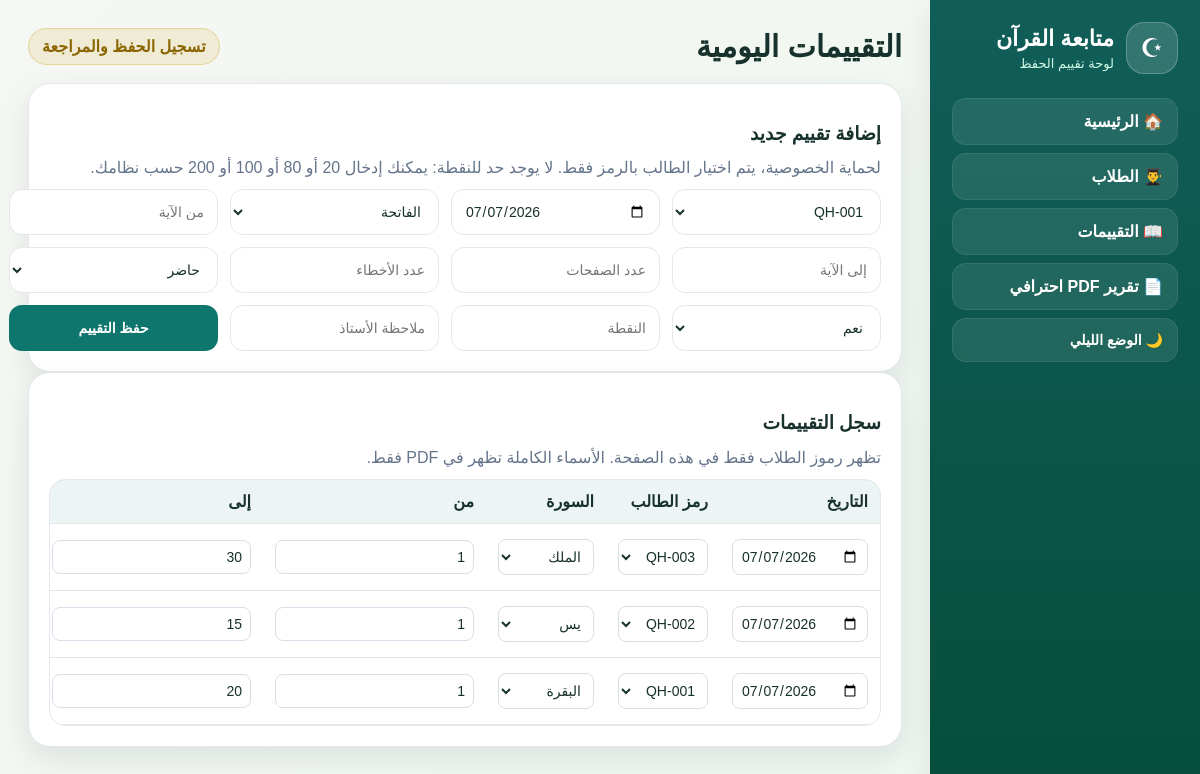
Screenshot of /evaluations with the database file from the repository.
### tables this page shows
CREATE TABLE evaluations (
        id INTEGER PRIMARY KEY AUTOINCREMENT,
        student_id INTEGER NOT NULL,
        eval_date TEXT NOT NULL,
        surah TEXT NOT NULL,
        ayat_from TEXT,
        ayat_to TEXT,
        pages REAL DEFAULT 0,
        mistakes INTEGER DEFAULT 0,
        attendance TEXT DEFAULT 'حاضر',
        revision TEXT DEFAULT 'نعم',
        note REAL DEFAULT 0,
        remark TEXT,
        FOREIGN KEY(student_id) REFERENCES students(id)
    );

CREATE TABLE students (
        id INTEGER PRIMARY KEY AUTOINCREMENT,
        student_code TEXT UNIQUE,
        full_name TEXT NOT NULL,
        age INTEGER,
        level TEXT,
        phone_guardian TEXT,
        created_at TEXT DEFAULT CURRENT_DATE
    );

### app.py (the view)
@app.get("/evaluations", response_class=HTMLResponse)
def evaluations_page(request: Request):
    return templates.TemplateResponse(request, "evaluations.html", {
        "students": get_students(),
        "evaluations": get_evaluations(),
        "today": str(date.today()),
        "performance_label": performance_label,
        "surahs": SURAH_NAMES
    })

### templates/evaluations.html (shortened to what this page needs)
{% extends "base.html" %}
{% block content %}
<header class="page-header"><h1>التقييمات اليومية</h1><span class="status-pill">تسجيل الحفظ والمراجعة</span></header>
<section class="panel">
    <h3>إضافة تقييم جديد</h3>
    <p class="hint">لحماية الخصوصية، يتم اختيار الطالب بالرمز فقط. لا يوجد حد للنقطة: يمكنك إدخال 20 أو 80 أو 100 أو 200 حسب نظامك.</p>
    <form method="post" action="/evaluations/add" class="form wide">
        <select name="student_id" required>
            {% for s in students %}<option value="{{ s.id }}">{{ s.student_code }}</option>{% endfor %}
        </select>
        <input name="eval_date" type="date" value="{{ today }}" required>
        <select name="surah" required>
            {% for surah in surahs %}<option>{{ surah }}</option>{% endfor %}
        </select>
        <input name="ayat_from" placeholder="من الآية">
        <input name="ayat_to" placeholder="إلى الآية">
        <input name="pages" type="number" step="0.5" placeholder="عدد الصفحات">
        <input name="mistakes" type="number" placeholder="عدد الأخطاء">
        <select name="attendance"><option>حاضر</option><option>غائب</option></select>
        <select name="revision"><option>نعم</option><option>لا</option></select>
        <input name="note" type="number" step="0.25" placeholder="النقطة">
        <input name="remark" placeholder="ملاحظة الأستاذ">
        <button>حفظ التقييم</button>
    </form>
</section>
<section class="panel">
    <h3>سجل التقييمات</h3>
    <p class="hint">تظهر رموز الطلاب فقط في هذه الصفحة. الأسماء الكاملة تظهر في PDF فقط.</p>
    <div class="table-wrap">
        <table>
            <thead><tr><th>التاريخ</th><th>رمز الطالب</th><th>السورة</th><th>من</th><th>إلى</th><th>الصفحات</th><th>الأخطاء</th><th>الحضور</th><th>المراجعة</th><th>النقطة</th><th>ملاحظة</th><th>تعديل</th><th>حذف</th></tr></thead>
            <tbody>
            {% for e in evaluations %}
                <tr>
                    <form method="post" action="/evaluations/edit/{{ e.id }}">
                        <td><input name="eval_date" type="date" value="{{ e.eval_date }}" required></td>
                        <td>
                            <select name="student_id" required>
                                {% for s in students %}
                                    <option value="{{ s.id }}" {% if s.id == e.student_id %}selected{% endif %}>{{ s.student_code }}</option>
                                {% endfor %}
                            </select>
                        </td>
                        <td>
                            <select name="surah" required>
                                {% for surah in surahs %}<option {% if surah == e.surah %}selected{% endif %}>{{ surah }}</option>{% endfor %}
                            </select>
                        </td>
                        <td><input name="ayat_from" value="{{ e.ayat_from or '' }}"></td>
                        <td><input name="ayat_to" value="{{ e.ayat_to or '' }}"></td>
                    </form>
                </tr>
            {% else %}
                <tr><td colspan="13">لا توجد تقييمات بعد.</td></tr>
            {% endfor %}
            </tbody>
        </table>
    </div>
</section>
{% endblock %}

### templates/base.html (shortened to what this page needs)
<!DOCTYPE html>
<html lang="ar" dir="rtl">
<head>
    <link rel="stylesheet" href="/static/style.css">
</head>
<body>
    <aside class="sidebar">
        <div class="brand">
            <div class="logo">☪</div>
            <div>
                <h2>متابعة القرآن</h2>
                <p>لوحة تقييم الحفظ</p>
            </div>
        </div>
        <nav>
            <a href="/" class="nav-link">🏠 الرئيسية</a>
            <a href="/students" class="nav-link">👨‍🎓 الطلاب</a>
            <a href="/evaluations" class="nav-link">📖 التقييمات</a>
            <a href="/report/pdf" class="nav-link">📄 تقرير PDF احترافي</a>
        </nav>
        <button id="themeToggle" class="theme-btn" type="button">🌙 الوضع الليلي</button>
    </aside>
    <main class="content">
        {% block content %}{% endblock %}
    </main>
</body>
</html>

### static/style.css (style rules this page uses)
:root { --bg:#f5f7f2;--card:#ffffff;--text:#17312c;--muted:#667085;--primary:#0f766e;--primary2:#115e59;--gold:#d7a72f;--danger:#dc2626;--shadow:0 12px 30px rgba(15,23,42,.09);--border:#e4e7ec }
* { box-sizing:border-box }
body { margin:0;font-family:Tahoma,Arial,sans-serif;background:linear-gradient(135deg,var(--bg),#eef7f1);color:var(--text);min-height:100vh }
.sidebar { position:fixed;right:0;top:0;width:270px;height:100vh;background:linear-gradient(180deg,var(--primary2),#064e3b);color:white;padding:22px;box-shadow:var(--shadow);z-index:10 }
.brand { display:flex;gap:12px;align-items:center;margin-bottom:24px }
.logo { width:52px;height:52px;border-radius:18px;background:rgba(255,255,255,.15);display:grid;place-items:center;font-size:26px;border:1px solid rgba(255,255,255,.22) }
.brand h2 { margin:0;font-size:22px }
.brand p { margin:4px 0 0;color:#d1fae5;font-size:13px }
.nav-link,.theme-btn { display:block;width:100%;color:white;text-decoration:none;padding:13px 14px;border-radius:14px;margin:8px 0;background:rgba(255,255,255,.09);border:1px solid rgba(255,255,255,.08);text-align:right;font-weight:700 }
.theme-btn { cursor:pointer }
.content { margin-right:270px;padding:28px }
.page-header { display:flex;align-items:center;justify-content:space-between;gap:16px;margin-bottom:18px }
.page-header h1 { margin:0;font-size:30px }
.status-pill,.badge { background:rgba(215,167,47,.15);color:#8a6500;border:1px solid rgba(215,167,47,.35);border-radius:999px;padding:8px 13px;font-weight:700;white-space:nowrap }
.card,.panel { background:var(--card);border:1px solid var(--border);border-radius:22px;box-shadow:var(--shadow);padding:20px }
.table-wrap { overflow:auto;border-radius:16px;border:1px solid var(--border) }
table { width:100%;border-collapse:collapse;min-width:680px }
th,td { padding:12px;border-bottom:1px solid var(--border);text-align:right }
th { background:rgba(15,118,110,.08);font-weight:800 }
.form { display:grid;grid-template-columns:repeat(5,1fr);gap:12px }
.form.wide { grid-template-columns:repeat(4,1fr) }
input,select,button { padding:13px;border:1px solid var(--border);border-radius:13px;font-size:14px;background:var(--card);color:var(--text);font-family:Tahoma,Arial,sans-serif }
button { background:var(--primary);color:white;border:none;cursor:pointer;font-weight:800 }
@media (min-width:1001px) { .sidebar nav { margin-top:18px } }
.hint { color:#64748b; margin-top:-5px; margin-bottom:12px; }
table input, table select { min-width:90px; padding:8px; border:1px solid #d6dee8; border-radius:8px; background:#fff; }

### rows the page displays
evaluations: eval_date "07/07/2026", student_id "QH-003", surah "الملك", ayat_from "1", ayat_to "30"
evaluations: eval_date "07/07/2026", student_id "QH-002", surah "يس", ayat_from "1", ayat_to "15"
evaluations: eval_date "07/07/2026", student_id "QH-001", surah "البقرة", ayat_from "1", ayat_to "20"

### other values shown
form field student_id "QH-001"
form field surah "الفاتحة"
